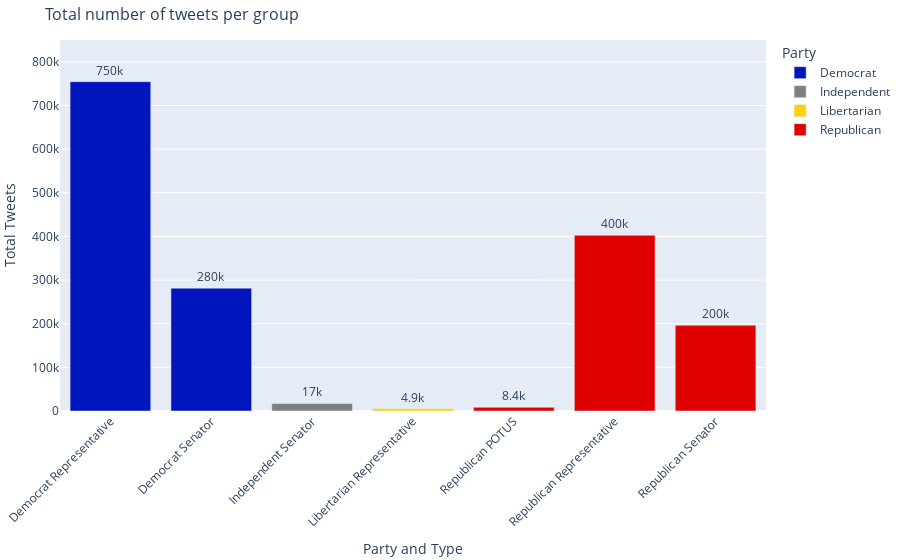

Here is the notebook cell this chart was saved with:
### Code cell
fig = px.bar(
    tweet_count_party,
    x="Party and Type",
    y="Total Tweets",
    color='Party',
    color_discrete_sequence=["#0015BC", "#7f7f7f", "#FED105", "#DE0100"],
    text='Total Tweets',
    title = 'Total number of tweets per group'
)
fig.update_traces(texttemplate='%{text:.2s}', textposition='outside')
# Rotate labels 45 degrees
fig.update_layout(
    xaxis=dict(
        tickangle=-45,
    ),
    yaxis=dict(
        range=[0, 8.5e5]
    ),
    margin=dict(b=5,l=5,r=5,t=40),
    titlefont_size=16,
)
# save for website
fig.write_html(
    file = "../web_app/plotly_files/tweet_barplot.html", 
    full_html = False,
    include_plotlyjs='cdn'
)
fig.show()

### Figure 1 — Plotly figure (JSON) as saved in the notebook; plotly's stock layout.template omitted (floating-point values rounded to 4 significant figures)
{"data": [{"alignmentgroup": "True", "hovertemplate": "Party=Democrat<br>Party and Type=%{x}<br>Total Tweets=%{text}<extra></extra>", "legendgroup": "Democrat", "marker": {"color": "#0015BC"}, "name": "Democrat", "offsetgroup": "Democrat", "orientation": "v", "showlegend": true, "text": [754504, 281491], "textposition": "outside", "texttemplate": "%{text:.2s}", "type": "bar", "x": ["Democrat Representative", "Democrat Senator"], "xaxis": "x", "y": [754504, 281491], "yaxis": "y"}, {"alignmentgroup": "True", "hovertemplate": "Party=Independent<br>Party and Type=%{x}<br>Total Tweets=%{text}<extra></extra>", "legendgroup": "Independent", "marker": {"color": "#7f7f7f"}, "name": "Independent", "offsetgroup": "Independent", "orientation": "v", "showlegend": true, "text": [17275], "textposition": "outside", "texttemplate": "%{text:.2s}", "type": "bar", "x": ["Independent Senator"], "xaxis": "x", "y": [17275], "yaxis": "y"}, {"alignmentgroup": "True", "hovertemplate": "Party=Libertarian<br>Party and Type=%{x}<br>Total Tweets=%{text}<extra></extra>", "legendgroup": "Libertarian", "marker": {"color": "#FED105"}, "name": "Libertarian", "offsetgroup": "Libertarian", "orientation": "v", "showlegend": true, "text": [4926], "textposition": "outside", "texttemplate": "%{text:.2s}", "type": "bar", "x": ["Libertarian Representative"], "xaxis": "x", "y": [4926], "yaxis": "y"}, {"alignmentgroup": "True", "hovertemplate": "Party=Republican<br>Party and Type=%{x}<br>Total Tweets=%{text}<extra></extra>", "legendgroup": "Republican", "marker": {"color": "#DE0100"}, "name": "Republican", "offsetgroup": "Republican", "orientation": "v", "showlegend": true, "text": [8390, 402410, 196327], "textposition": "outside", "texttemplate": "%{text:.2s}", "type": "bar", "x": ["Republican POTUS", "Republican Representative", "Republican Senator"], "xaxis": "x", "y": [8390, 402410, 196327], "yaxis": "y"}], "layout": {"barmode": "relative", "legend": {"title": {"text": "Party"}, "tracegroupgap": 0}, "margin": {"b": 5, "l": 5, "r": 5, "t": 40}, "title": {"font": {"size": 16}, "text": "Total number of tweets per group"}, "xaxis": {"anchor": "y", "domain": [0, 1], "tickangle": -45, "title": {"text": "Party and Type"}}, "yaxis": {"anchor": "x", "domain": [0, 1], "range": [0, 850000], "title": {"text": "Total Tweets"}}}}
